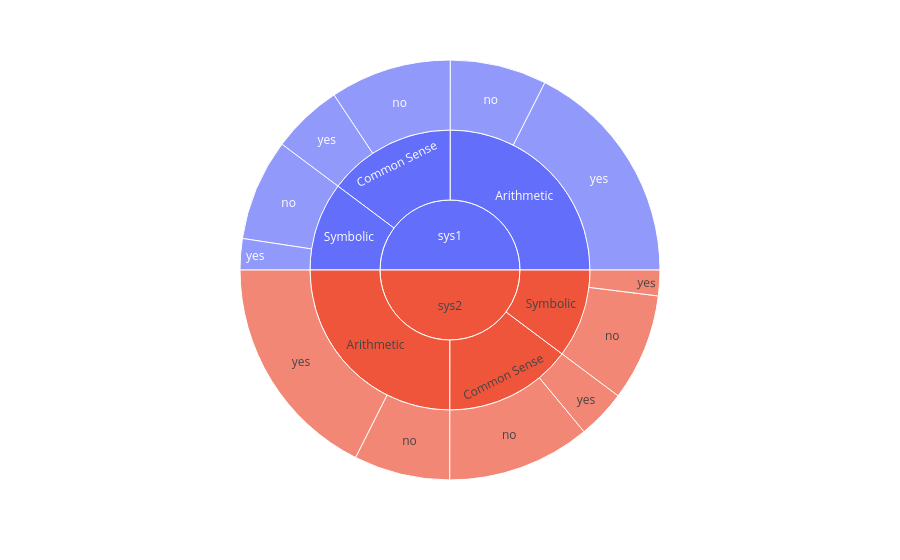

Notebook cell for this chart:
### Code cell
# make a pie plot with the first layer being the Strategy and the second layer being how much of the direct_answer_clean for each strategy is yes or no
fig = px.sunburst(data, path=["Strategy", "ability", "direct_answer_clean"])
# add the title that would explaion
fig.show()

### Figure 1 — Plotly figure (JSON) as saved in the notebook; plotly's stock layout.template omitted (floating-point values rounded to 4 significant figures)
{"data": [{"branchvalues": "total", "domain": {"x": [0, 1], "y": [0, 1]}, "hovertemplate": "labels=%{label}<br>count=%{value}<br>parent=%{parent}<br>id=%{id}<extra></extra>", "ids": ["sys1/Arithmetic/no", "sys2/Arithmetic/no", "sys1/Common Sense/no", "sys2/Common Sense/no", "sys1/Symbolic/no", "sys2/Symbolic/no", "sys1/Arithmetic/yes", "sys2/Arithmetic/yes", "sys1/Common Sense/yes", "sys2/Common Sense/yes", "sys1/Symbolic/yes", "sys2/Symbolic/yes", "sys1/Arithmetic", "sys2/Arithmetic", "sys1/Common Sense", "sys2/Common Sense", "sys1/Symbolic", "sys2/Symbolic", "sys1", "sys2"], "labels": ["no", "no", "no", "no", "no", "no", "yes", "yes", "yes", "yes", "yes", "yes", "Arithmetic", "Arithmetic", "Common Sense", "Common Sense", "Symbolic", "Symbolic", "sys1", "sys2"], "name": "", "parents": ["sys1/Arithmetic", "sys2/Arithmetic", "sys1/Common Sense", "sys2/Common Sense", "sys1/Symbolic", "sys2/Symbolic", "sys1/Arithmetic", "sys2/Arithmetic", "sys1/Common Sense", "sys2/Common Sense", "sys1/Symbolic", "sys2/Symbolic", "sys1", "sys2", "sys1", "sys2", "sys1", "sys2", "", ""], "type": "sunburst", "values": [192, 191, 241, 285, 202, 213, 453, 454, 141, 97, 62, 51, 645, 645, 382, 382, 264, 264, 1291, 1291]}], "layout": {"legend": {"tracegroupgap": 0}, "margin": {"t": 60}}}
